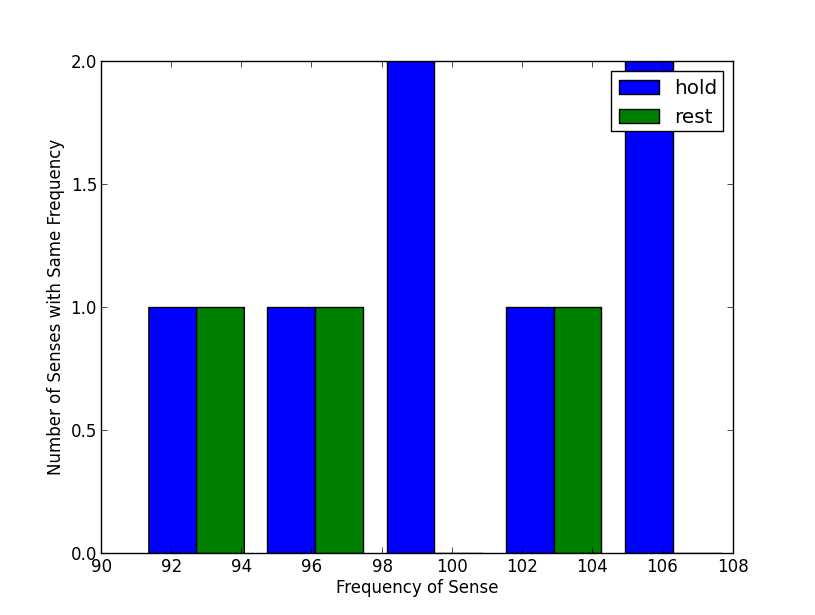

Python code for this plot:
import numpy as np
import itertools
import copy
import matplotlib.pyplot as plt
import pylab as P

from nltk.corpus import wordnet
from src.nlp.SemanticString import SemanticString
from src.nlp.SemanticWord import SemanticWord

words = ['rest', 'hold']

print "Words used:", words

senses = [list(set([sense.name[:sense.name.index('.')] for sense in SemanticWord(word,'NN',{}).synset])) for word in words]

all_senses = np.sum(senses)

print "List of unique senses:", all_senses

# freq = [list(np.random.poisson(100,len(sense))) for sense in senses]
freq = [[91, 96, 103], [100, 108, 107, 93, 100, 104, 97]]

print freq

all_freq = np.sum(freq)

print "List of frequencies:", all_freq
print "Total frequencies:", sum(all_freq)

expected_kernel = {word: dict(zip(senses[i], freq[i])) for i,word in enumerate(words)}

print "Expected kernel:"
print expected_kernel

corpus = [all_senses[i] for i in xrange(len(all_senses)) for n in xrange(all_freq[i])]

def make_freq_dict(word_list, corpus):
	senses = [list(set([sense.name[:sense.name.index('.')] for sense in SemanticWord(word,'NN',{}).synset])) for word in words]
	freq = [list(np.zeros(len(sense))) for sense in senses]
	dic = {word: dict(zip(senses[i], freq[i])) for i,word in enumerate(words)}
	for element in corpus:
		for word in dic.keys():
			if element in dic[word].keys():
				dic[word][element] += 1
	return dic

def normalize_control(dic):
	new_dic = copy.deepcopy(dic)
	sum_of_dic = float(sum(np.sum([word.values() for word in dic.values()])))
	for word in new_dic:
		for sense in new_dic[word]:
			new_dic[word][sense] /= sum_of_dic
	return new_dic

def normalize_dict(dic):
	words = dic.keys()
	senses = [dic[word].keys() for word in dic.keys()]
	values = [dic[word].values() for word in dic.keys()]
	sum_of_dic = sum(np.sum(values))
	new_values = [list(np.array(v) / float(sum_of_dic)) for v in values]
	return {word: dict(zip(senses[i], new_values[i])) for i,word in enumerate(words)}

def histogram(kernel):
	words = kernel.keys()
	senses = [kernel[word].keys() for word in kernel.keys()]
	values = [kernel[word].values() for word in kernel.keys()]
	fig = plt.figure()
	n, bins, patches = plt.hist(values, 5, 
		#normed=True, 
		histtype='bar', label=words)
	plt.xlabel("Frequency of Sense")
	plt.ylabel("Number of Senses with Same Frequency")
	plt.legend()
	plt.show()

kernel = make_freq_dict(words, corpus)

print "Actual kernel:"
print kernel

print "Actual kernel is same as expected:", kernel == expected_kernel

sum_kernel = sum(np.sum([word.values() for word in kernel.values()]))

print "Total frequencies:", sum_kernel, "; Same as expected:", sum_kernel == sum(all_freq)

print "Positive control normalization:"
control_norm = normalize_control(kernel)
print control_norm

print "Normalization with dict as input:"
dict_norm = normalize_dict(kernel)
print dict_norm

print "Normalization works?", dict_norm == control_norm

print "Total of values in normalized kernel:", sum(np.sum([word.values() for word in dict_norm.values()]))

histogram(kernel)
